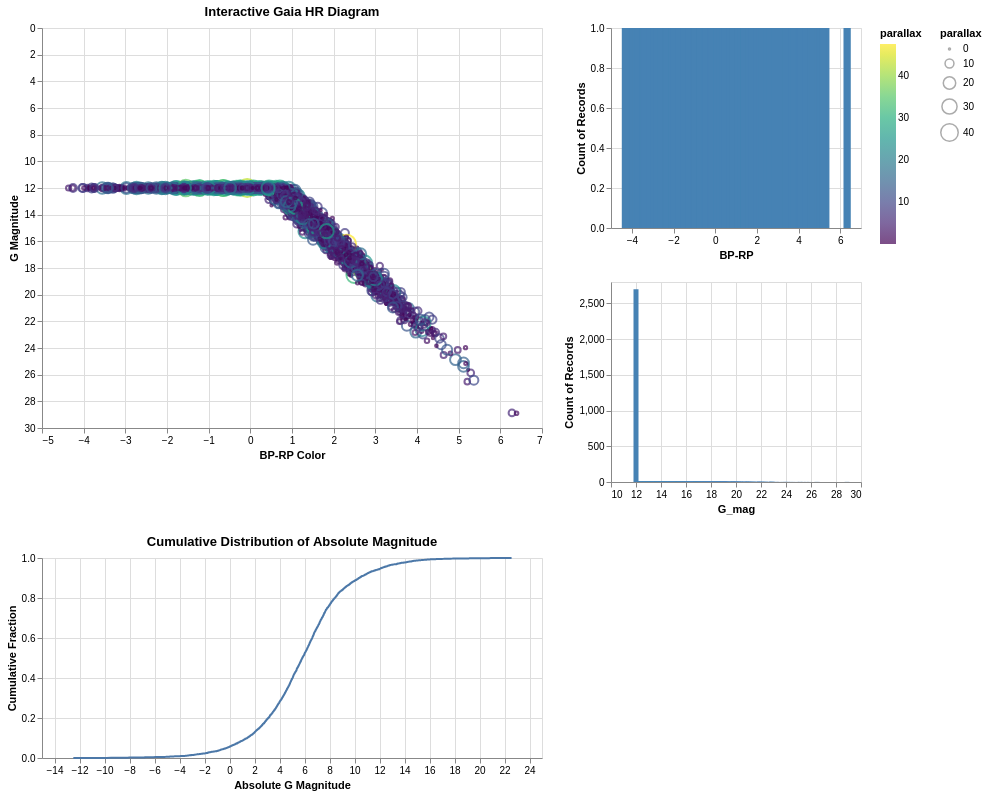

Write notebook code for a chart like this one.
### Markdown cell above
## Pregunta 4: 

**a) Brush de la secuencia principal:** 

Al seleccionar brush en la región $0.2<BP-RP<1.0$ y $G<16$ conseguimos aislar estrellas relativamente azules a intermedias y relativamente brillantes, por ende el histograma de color se vuelve mucho más estrecho y se concentra casi completamente dentro de ese intervalo. Las colas azul (estrellas muy calientes) y roja (estrellas muy frías o gigantes) desaparecen de la selección. Además, el número total de estrellas disminuye, ya que solo se mantiene el subconjunto correspondiente a estrellas relativamente brillantes de la secuencia principal.


**b) ¿Por qué el tamaño del marcador correlaciona con la paralaje?:** 

El tamaño del marcador está codificado para depender de la paralaje. Como la paralaje es inversamente proporcional a la distancia: 

$$ \pi \propto \frac{1}{d}$$

Las estrellas con mayor paralaje son más cercanas. Por ello, las estrellas cercanas aparecen con marcadores más grandes, mientras que las más lejanas se muestran más pequeñas. Esto permite visualizar de manera intuitiva la distancia dentro del diagrama HR. Además, dado que el catálogo (Gaia) es limitado en magnitud aparente, las estrellas cercanas (con mayor paralaje) están mejor representadas en la muestra, por lo que esta codificación permite identificar fácilmente la población estelar local dentro del diagrama HR.

**c) Código Altair modificado, gráfica cumulativa:**

### Code cell
# EXERCISE 4: Interactive Gaia-like catalog (HR diagram + histograms)
# Synthetic Gaia data
np.random.seed(42)
n_stars = 5000
bp_rp = np.random.normal(0.5, 1.5, n_stars)  # color
g_mag = np.maximum(10 + 3*bp_rp + 0.5*np.random.randn(n_stars), 12)  # magnitude
parallax = np.random.exponential(5, n_stars)  # mas (distance)
df_gaia = pd.DataFrame({
    'BP-RP': bp_rp,
    'G_mag': g_mag,
    'parallax': parallax,
    'abs_G': g_mag - 5*np.log10(1000/parallax) + 5  # absolute mag
})

# Save for Altair
df_gaia.to_csv('data/gaia_synthetic.csv', index=False)

# Interactive HR diagram
brush = alt.selection_interval()

base = alt.Chart(df_gaia).add_selection(brush)

hr = base.mark_point().encode(
    x=alt.X('BP-RP:Q', title='BP-RP Color'),
    y=alt.Y('G_mag:Q', title='G Magnitude', sort='descending'),
    color=alt.Color('parallax:Q', scale=alt.Scale(scheme='viridis')),
    size=alt.Size('parallax:Q')
).properties(width=500, height=400, title='Interactive Gaia HR Diagram')

# Linked histograms
hist_color = base.mark_bar().encode(
    x='BP-RP:Q',
    y=alt.Y('count()', stack=None),
    color=alt.condition(brush, alt.ColorValue('steelblue'), alt.ColorValue('gray'))
).properties(width=250, height=200)

hist_mag = base.mark_bar().encode(
    x='G_mag:Q',
    y=alt.Y('count()', stack=None),
    color=alt.condition(brush, alt.ColorValue('steelblue'), alt.ColorValue('gray'))
).properties(width=250, height=200)

# Cumulative distribution of absolute magnitude (for brushed selection)
cdf_abs_mag = base.transform_filter(
    brush
).transform_window(
    cume_dist='cume_dist()',
    sort=[{'field': 'abs_G'}]
).mark_line().encode(
    x=alt.X('abs_G:Q', title='Absolute G Magnitude'),
    y=alt.Y('cume_dist:Q', title='Cumulative Fraction')
).properties(width=500, height=200, 
             title='Cumulative Distribution of Absolute Magnitude')

# Combine
((hr | (hist_color & hist_mag)) & cdf_abs_mag).resolve_legend(color='independent')
#plt.savefig('data/gaia_altair.png') #Comenté esta línea porque no se reproduce la gráfica interactiva, que es el objetivo de este ejercicio.

### Figure 1 — Vega-Lite specification as saved in the notebook (floating-point values rounded to 4 significant figures; data arrays with more than 128 entries replaced by an {"elided": "..."} marker saying what was removed)
{"config": {"view": {"continuousWidth": 300, "continuousHeight": 300}}, "vconcat": [{"hconcat": [{"mark": {"type": "point"}, "encoding": {"color": {"field": "parallax", "scale": {"scheme": "viridis"}, "type": "quantitative"}, "size": {"field": "parallax", "type": "quantitative"}, "x": {"field": "BP-RP", "title": "BP-RP Color", "type": "quantitative"}, "y": {"field": "G_mag", "sort": "descending", "title": "G Magnitude", "type": "quantitative"}}, "height": 400, "name": "view_f2a450a83e9c9e18_0", "title": "Interactive Gaia HR Diagram", "width": 500}, {"vconcat": [{"mark": {"type": "bar"}, "encoding": {"color": {"condition": {"param": "param_54dd647193d9b3b3", "value": "steelblue"}, "value": "gray"}, "x": {"field": "BP-RP", "type": "quantitative"}, "y": {"aggregate": "count", "stack": null, "type": "quantitative"}}, "height": 200, "name": "view_4dd133569ec85b8f_0", "width": 250}, {"mark": {"type": "bar"}, "encoding": {"color": {"condition": {"param": "param_54dd647193d9b3b3", "value": "steelblue"}, "value": "gray"}, "x": {"field": "G_mag", "type": "quantitative"}, "y": {"aggregate": "count", "stack": null, "type": "quantitative"}}, "height": 200, "name": "view_e83b121a92464269_1", "width": 250}]}]}, {"mark": {"type": "line"}, "encoding": {"x": {"field": "abs_G", "title": "Absolute G Magnitude", "type": "quantitative"}, "y": {"field": "cume_dist", "title": "Cumulative Fraction", "type": "quantitative"}}, "height": 200, "name": "view_64c85d3a8a83ab79_1", "title": "Cumulative Distribution of Absolute Magnitude", "transform": [{"filter": {"param": "param_54dd647193d9b3b3"}}, {"window": [{"op": "cume_dist", "field": "", "as": "cume_dist"}], "sort": [{"field": "abs_G"}]}], "width": 500}], "data": {"name": "data-51e7087e5fe816ef216d4bf303c5db88"}, "params": [{"name": "param_54dd647193d9b3b3", "select": {"type": "interval"}, "views": ["view_f2a450a83e9c9e18_0", "view_4dd133569ec85b8f_0", "view_e83b121a92464269_1", "view_64c85d3a8a83ab79_1"]}], "resolve": {"legend": {"color": "independent"}}, "$schema": "https://vega.github.io/schema/vega-lite/v6.1.0.json", "datasets": {"data-51e7087e5fe816ef216d4bf303c5db88": {"elided": "5000 records"}}}
